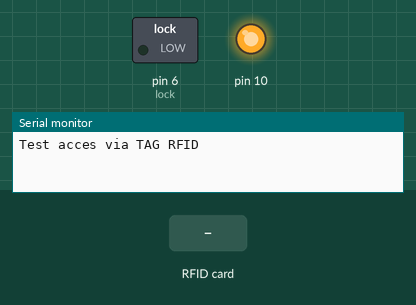
This sketch was run on a simulated Arduino Uno, built with avr-gcc and run on an emulated ATmega328P. Shown: switched loads named in the sketch (green lamp = pin HIGH), output pins drawn as LEDs (lit = HIGH), the last lines printed to the serial monitor. Dashed ring = blinking. Inputs (shaded band) come from the test bench.

Above: at 1.2 s.
1.3 s: RFID card 5E 7A 19 C4 held to the reader
At 1.41 s:
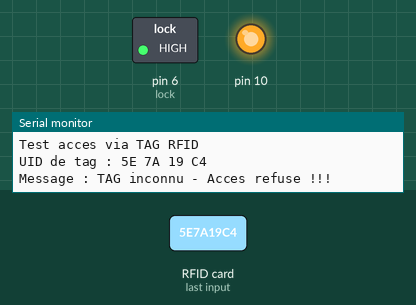
4.3 s: RFID card 06 62 20 02 held to the reader
At 5.3 s:
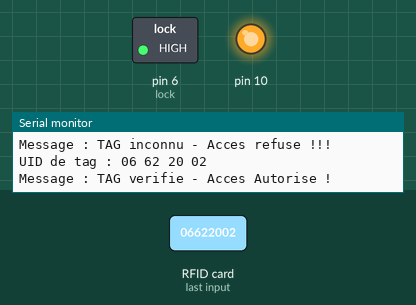
5.8 s: RFID card D4 A9 42 DB held to the reader
Timing chart, 0 to 12.8 s (numbered marks = the images above; inputs shaded):
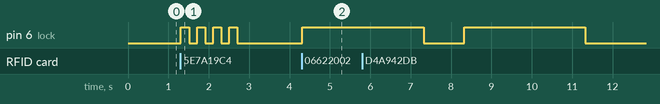

Measured:
- after the input at 1.3 s, pin 6 (lock): alternates HIGH for 0.20 s and LOW for 0.20 s, 8 changes in all, then stays LOW, starting at once
- after the input at 4.3 s, pin 6 (lock): LOW → HIGH at once

The sketch:

sketch_may29a.ino
```cpp
// utilisation : RFID - Controle d acces
// Autors : Camille Luis Cyril
//
//site : Chalette Sur Loing
//Le , 29 mai 2018.
#include <SPI.h>
#include <MFRC522.h>
//on défini nos pin
#define SS_PIN 9
#define RST_PIN 8
// definition des pin du RC522
MFRC522 mfrc522(SS_PIN, RST_PIN);

//on defini la bronche pour notre indicateur/témoin
int lock = 6;
//on pourrait très bien ajouter quelques chose comme :
// int serrure = 3 (pour gérer une gache éléctrique)

char st[20];

void setup()
{
  pinMode(lock, OUTPUT);
  // si nous avions notre gache electrique
  // pinMode (serrure, OUTPUT);

  //initialisation serie(pour le relevé d'information via le moniteur série) et initialisation des deux bibliotheque SPI et MFRC522
  Serial.begin(9600);
  SPI.begin();
  mfrc522.PCD_Init();
  // Message initial (le message afiché au démarrage dans le moniteur serie de notre programme arduino)
  Serial.println("Test acces via TAG RFID");
  Serial.println();
}

void loop() // le corp de notre programme
{
  if ( ! mfrc522.PICC_IsNewCardPresent())
  {
    return;
  }
  if ( ! mfrc522.PICC_ReadCardSerial())
  {
    return;
  }
  Serial.print("UID de tag :");
  String tag= "";
  byte caractere;
  for (byte i = 0; i < mfrc522.uid.size; i++)
  {
     Serial.print(mfrc522.uid.uidByte[i] < 0x10 ? " 0" : " ");
     Serial.print(mfrc522.uid.uidByte[i], HEX);
     tag.concat(String(mfrc522.uid.uidByte[i] < 0x10 ? " 0" : " "));
     tag.concat(String(mfrc522.uid.uidByte[i], HEX));
  }
  Serial.println();
  Serial.print("Message : ");
  tag.toUpperCase();

 // ici on va vérifier l'autorisation
  if (tag.substring(1) == "06 62 20 02") // le numero de tag est visible lorsqu on presente la carte ou le badge via le moniteur serie
  //il suffit d'insérer ci-dessus le tag que l'on souhaite authoriser ici on dit que si le tag = 06 62 20 02 est lu alors on affiche dans le moniteur serie
  // Tag verifie - Acces Autorisé et nous eteignons notre led pendant 3sec
  {
    digitalWrite(lock, HIGH);
    Serial.println("TAG verifie - Acces Autorise !");
    Serial.println();
    delay(3000);
    digitalWrite(lock, LOW);
    //dans le cas de la gache electrique
    //digitalWrite(serrure, LOW)
    //*ou HIGH selon le mode de fonctionnement de la gache) ce qui nous laisserais 3 secondes pour ouvrir la porte
    }

  // ici on va vérifier un second badge (il est possible d'ajouter plusieurs "else if" il peut être interessant
  //d'utiliser la fonction switch je vous invite à vous renseigner sur celle-ci.
 else if (tag.substring(1) == "D4 A9 42 DB") // le numero de tag est visible lorsqu on presente la carte ou le badge via le moniteur serie
  //il suffit d'insérer ci-dessus le tag que l'on souhaite authoriser ici on dit que si le tag = 06 62 20 02 est lu alors on affiche dans le moniteur serie
  // Tag verifie - Acces Autorisé et nous eteignons notre led pendant 3sec
  {
    digitalWrite(lock, HIGH);
    Serial.println("TAG verifie - Acces Autorise !");
    Serial.println();
    delay(3000);
    digitalWrite(lock, LOW);
    //dans le cas de la gache electrique
    //digitalWrite(serrure, LOW)
    //*ou HIGH selon le mode de fonctionnement de la gache) ce qui nous laisserais 3 secondes pour ouvrir la porte
    }

  else
  //sinon si le Tag n'est pas valide
  {
    //on affiche Acces refuse !!!
    Serial.println("TAG inconnu - Acces refuse !!!");
    Serial.println();
    // on repete 5fois
    for (int i= 1; i<5 ; i++)
    {
      //LED clignotte ici rien à ajouter pour la gache puisque son etat ne doit pas changer la porte reste fermee
      digitalWrite(lock, HIGH);
      delay(200);
      digitalWrite(lock, LOW);
      delay(200);
    }
  }
  delay(1000);
}
```
